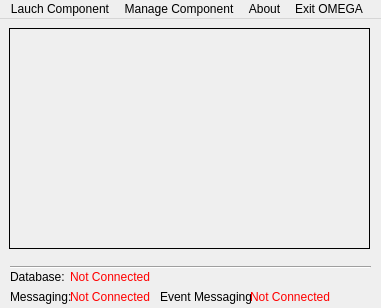
<?xml version="1.0" encoding="UTF-8"?>
<ui version="4.0">
 <class>OMEGAClass</class>
 <widget class="QMainWindow" name="OMEGAClass">
  <property name="geometry">
   <rect>
    <x>0</x>
    <y>0</y>
    <width>381</width>
    <height>308</height>
   </rect>
  </property>
  <property name="sizePolicy">
   <sizepolicy hsizetype="Preferred" vsizetype="Preferred">
    <horstretch>0</horstretch>
    <verstretch>0</verstretch>
   </sizepolicy>
  </property>
  <property name="windowTitle">
   <string>OMEGA</string>
  </property>
  <widget class="QWidget" name="centralWidget">
   <widget class="QLabel" name="label">
    <property name="geometry">
     <rect>
      <x>9</x>
      <y>9</y>
      <width>361</width>
      <height>221</height>
     </rect>
    </property>
    <property name="frameShape">
     <enum>QFrame::Box</enum>
    </property>
    <property name="text">
     <string/>
    </property>
    <property name="pixmap">
     <pixmap resource="omega.qrc">:/OMEGA/Images/OmegaMain.png</pixmap>
    </property>
    <property name="scaledContents">
     <bool>true</bool>
    </property>
   </widget>
   <widget class="Line" name="line">
    <property name="geometry">
     <rect>
      <x>10</x>
      <y>240</y>
      <width>361</width>
      <height>16</height>
     </rect>
    </property>
    <property name="orientation">
     <enum>Qt::Horizontal</enum>
    </property>
   </widget>
   <widget class="QLabel" name="label_A">
    <property name="geometry">
     <rect>
      <x>10</x>
      <y>250</y>
      <width>61</width>
      <height>16</height>
     </rect>
    </property>
    <property name="text">
     <string>Database:</string>
    </property>
   </widget>
   <widget class="QLabel" name="label_B">
    <property name="geometry">
     <rect>
      <x>10</x>
      <y>270</y>
      <width>61</width>
      <height>16</height>
     </rect>
    </property>
    <property name="text">
     <string>Messaging:</string>
    </property>
   </widget>
   <widget class="QLabel" name="label_SQLSTATUS">
    <property name="geometry">
     <rect>
      <x>70</x>
      <y>250</y>
      <width>81</width>
      <height>16</height>
     </rect>
    </property>
    <property name="styleSheet">
     <string notr="true">color : red; </string>
    </property>
    <property name="text">
     <string>Not Connected</string>
    </property>
    <property name="textFormat">
     <enum>Qt::PlainText</enum>
    </property>
   </widget>
   <widget class="QLabel" name="labelQPIDSTATUS">
    <property name="geometry">
     <rect>
      <x>70</x>
      <y>270</y>
      <width>81</width>
      <height>16</height>
     </rect>
    </property>
    <property name="styleSheet">
     <string notr="true">color : red; </string>
    </property>
    <property name="text">
     <string>Not Connected</string>
    </property>
   </widget>
   <widget class="QLabel" name="label_A_2">
    <property name="geometry">
     <rect>
      <x>160</x>
      <y>270</y>
      <width>91</width>
      <height>16</height>
     </rect>
    </property>
    <property name="text">
     <string>Event Messaging:</string>
    </property>
   </widget>
   <widget class="QLabel" name="label_QpidEventStatus">
    <property name="geometry">
     <rect>
      <x>250</x>
      <y>270</y>
      <width>81</width>
      <height>16</height>
     </rect>
    </property>
    <property name="styleSheet">
     <string notr="true">color : red; </string>
    </property>
    <property name="text">
     <string>Not Connected</string>
    </property>
    <property name="textFormat">
     <enum>Qt::PlainText</enum>
    </property>
   </widget>
  </widget>
  <widget class="QMenuBar" name="menuBar">
   <property name="geometry">
    <rect>
     <x>0</x>
     <y>0</y>
     <width>381</width>
     <height>18</height>
    </rect>
   </property>
   <property name="styleSheet">
    <string notr="true">QMenuBar {
             background-color: qlineargradient(x1:0, y1:0, x2:0, y2:1,
                                               stop:0 lightgray, stop:1 darkgray);
         }
</string>
   </property>
   <widget class="QMenu" name="menuLauch_Component">
    <property name="title">
     <string>Lauch Component</string>
    </property>
    <addaction name="actionOption_Quoter"/>
   </widget>
   <widget class="QMenu" name="menuExit_OMEGA">
    <property name="title">
     <string>Exit OMEGA</string>
    </property>
   </widget>
   <widget class="QMenu" name="menuAbout">
    <property name="title">
     <string>About</string>
    </property>
   </widget>
   <widget class="QMenu" name="menuManage_Component">
    <property name="title">
     <string>Manage Component</string>
    </property>
    <widget class="QMenu" name="menuOmega">
     <property name="title">
      <string>Omega</string>
     </property>
     <addaction name="actionStop_All_Quoters"/>
     <addaction name="separator"/>
     <addaction name="actionPause_All_Quoters"/>
    </widget>
    <addaction name="menuOmega"/>
   </widget>
   <addaction name="menuLauch_Component"/>
   <addaction name="menuManage_Component"/>
   <addaction name="menuAbout"/>
   <addaction name="menuExit_OMEGA"/>
  </widget>
  <action name="actionOption_Quoter">
   <property name="icon">
    <iconset resource="omega.qrc">
     <normaloff>:/OMEGA/Images/Optionquoter.png</normaloff>:/OMEGA/Images/Optionquoter.png</iconset>
   </property>
   <property name="text">
    <string>Option Quoter</string>
   </property>
  </action>
  <action name="actionStop_All_Quoters">
   <property name="icon">
    <iconset resource="omega.qrc">
     <normaloff>:/OMEGA/Images/stop.png</normaloff>:/OMEGA/Images/stop.png</iconset>
   </property>
   <property name="text">
    <string>Stop All Quoters</string>
   </property>
   <property name="shortcut">
    <string>Ctrl+S</string>
   </property>
  </action>
  <action name="actionPause_All_Quoters">
   <property name="icon">
    <iconset resource="omega.qrc">
     <normaloff>:/OMEGA/Images/pause.png</normaloff>:/OMEGA/Images/pause.png</iconset>
   </property>
   <property name="text">
    <string>Pause All Quoters</string>
   </property>
   <property name="shortcut">
    <string>Ctrl+P</string>
   </property>
  </action>
 </widget>
 <layoutdefault spacing="6" margin="11"/>
 <resources>
  <include location="omega.qrc"/>
  <include location="../WOPR/Wopr.qrc"/>
  <include location="../ExecEngine/ExecEngine.qrc"/>
  <include location="../Eclipse/Eclipse.qrc"/>
 </resources>
 <connections/>
</ui>
